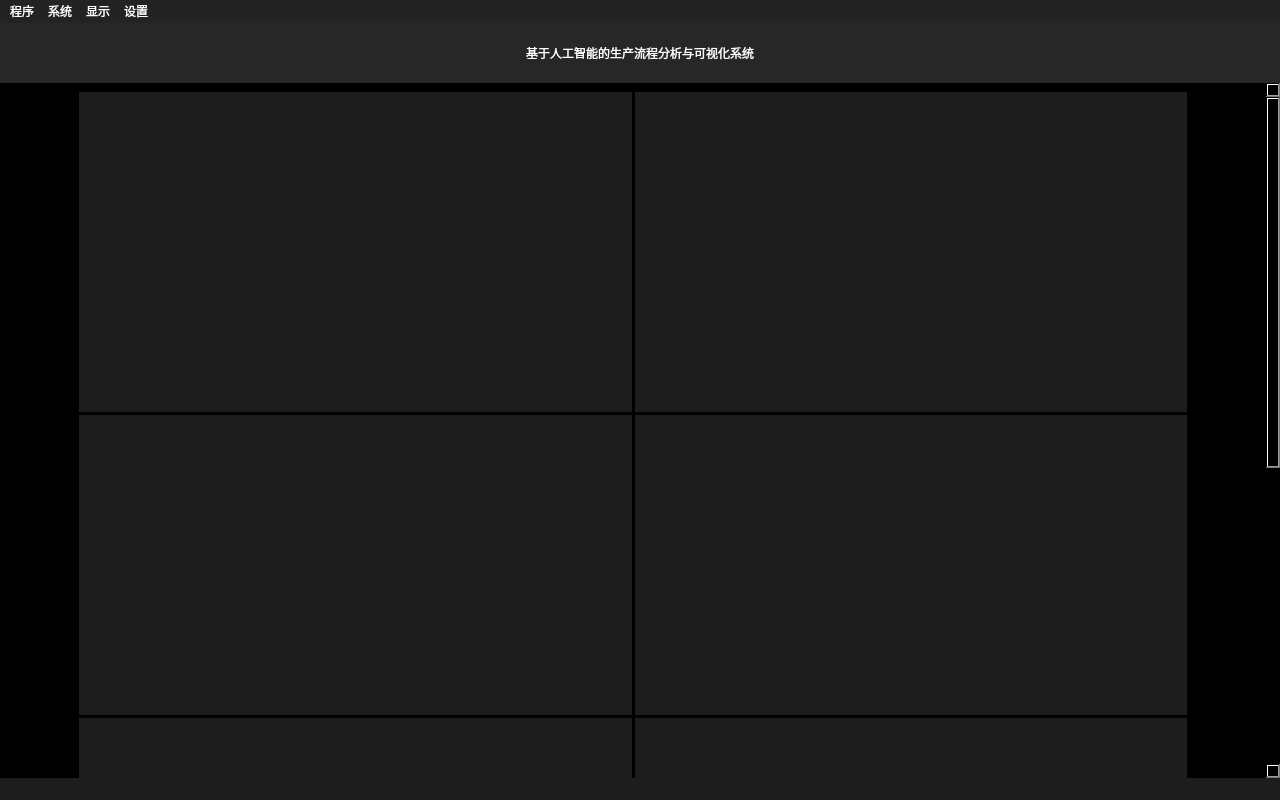
<?xml version="1.0" encoding="UTF-8"?>
<ui version="4.0">
 <class>MainWindow</class>
 <widget class="QMainWindow" name="MainWindow">
  <property name="geometry">
   <rect>
    <x>0</x>
    <y>0</y>
    <width>1280</width>
    <height>800</height>
   </rect>
  </property>
  <property name="windowTitle">
   <string>基于人工智能的生产流程分析与可视化系统</string>
  </property>
  <property name="styleSheet">
   <string notr="true">background-color: rgb(0, 0, 0);</string>
  </property>
  <widget class="QWidget" name="centralwidget">
   <layout class="QVBoxLayout" name="verticalLayout">
    <property name="spacing">
     <number>0</number>
    </property>
    <property name="leftMargin">
     <number>0</number>
    </property>
    <property name="topMargin">
     <number>0</number>
    </property>
    <property name="rightMargin">
     <number>0</number>
    </property>
    <property name="bottomMargin">
     <number>0</number>
    </property>
    <item>
     <widget class="QLabel" name="titleLabel">
      <property name="sizePolicy">
       <sizepolicy hsizetype="Preferred" vsizetype="MinimumExpanding">
        <horstretch>0</horstretch>
        <verstretch>0</verstretch>
       </sizepolicy>
      </property>
      <property name="minimumSize">
       <size>
        <width>0</width>
        <height>0</height>
       </size>
      </property>
      <property name="maximumSize">
       <size>
        <width>16777215</width>
        <height>60</height>
       </size>
      </property>
      <property name="styleSheet">
       <string notr="true">background-color: rgb(39, 39, 39);
font: 29pt &quot;宋体&quot;;
color: rgb(90, 174, 242);
color: rgb(85, 255, 255);
color: rgb(255, 255, 255);</string>
      </property>
      <property name="text">
       <string>基于人工智能的生产流程分析与可视化系统</string>
      </property>
      <property name="scaledContents">
       <bool>true</bool>
      </property>
      <property name="alignment">
       <set>Qt::AlignCenter</set>
      </property>
      <property name="wordWrap">
       <bool>false</bool>
      </property>
      <property name="indent">
       <number>0</number>
      </property>
     </widget>
    </item>
    <item>
     <widget class="QScrollArea" name="scrollArea">
      <property name="sizePolicy">
       <sizepolicy hsizetype="Expanding" vsizetype="Expanding">
        <horstretch>0</horstretch>
        <verstretch>0</verstretch>
       </sizepolicy>
      </property>
      <property name="frameShape">
       <enum>QFrame::NoFrame</enum>
      </property>
      <property name="verticalScrollBarPolicy">
       <enum>Qt::ScrollBarAsNeeded</enum>
      </property>
      <property name="widgetResizable">
       <bool>true</bool>
      </property>
      <widget class="QWidget" name="scrollAreaWidgetContents">
       <property name="geometry">
        <rect>
         <x>0</x>
         <y>0</y>
         <width>1263</width>
         <height>1249</height>
        </rect>
       </property>
       <layout class="QHBoxLayout" name="horizontalLayout" stretch="1,14,1">
        <property name="spacing">
         <number>0</number>
        </property>
        <property name="leftMargin">
         <number>0</number>
        </property>
        <property name="topMargin">
         <number>9</number>
        </property>
        <property name="rightMargin">
         <number>0</number>
        </property>
        <property name="bottomMargin">
         <number>9</number>
        </property>
        <item>
         <spacer name="horizontalSpacer_1">
          <property name="orientation">
           <enum>Qt::Horizontal</enum>
          </property>
          <property name="sizeType">
           <enum>QSizePolicy::Preferred</enum>
          </property>
          <property name="sizeHint" stdset="0">
           <size>
            <width>76</width>
            <height>20</height>
           </size>
          </property>
         </spacer>
        </item>
        <item>
         <layout class="QGridLayout" name="gridLayout" columnstretch="1,1">
          <property name="topMargin">
           <number>0</number>
          </property>
          <property name="spacing">
           <number>3</number>
          </property>
          <item row="0" column="0">
           <widget class="QLabel" name="label_1">
            <property name="enabled">
             <bool>true</bool>
            </property>
            <property name="sizePolicy">
             <sizepolicy hsizetype="MinimumExpanding" vsizetype="MinimumExpanding">
              <horstretch>1</horstretch>
              <verstretch>1</verstretch>
             </sizepolicy>
            </property>
            <property name="minimumSize">
             <size>
              <width>551</width>
              <height>320</height>
             </size>
            </property>
            <property name="maximumSize">
             <size>
              <width>16777215</width>
              <height>350</height>
             </size>
            </property>
            <property name="sizeIncrement">
             <size>
              <width>1</width>
              <height>1</height>
             </size>
            </property>
            <property name="baseSize">
             <size>
              <width>1</width>
              <height>1</height>
             </size>
            </property>
            <property name="styleSheet">
             <string notr="true">background-color: rgb(29, 29, 29);</string>
            </property>
            <property name="frameShape">
             <enum>QFrame::NoFrame</enum>
            </property>
            <property name="text">
             <string/>
            </property>
           </widget>
          </item>
          <item row="1" column="0">
           <widget class="QLabel" name="label_3">
            <property name="sizePolicy">
             <sizepolicy hsizetype="MinimumExpanding" vsizetype="MinimumExpanding">
              <horstretch>1</horstretch>
              <verstretch>1</verstretch>
             </sizepolicy>
            </property>
            <property name="minimumSize">
             <size>
              <width>551</width>
              <height>300</height>
             </size>
            </property>
            <property name="maximumSize">
             <size>
              <width>16777215</width>
              <height>350</height>
             </size>
            </property>
            <property name="styleSheet">
             <string notr="true">background-color: rgb(29, 29, 29);</string>
            </property>
            <property name="text">
             <string/>
            </property>
           </widget>
          </item>
          <item row="0" column="1">
           <widget class="QLabel" name="label_2">
            <property name="sizePolicy">
             <sizepolicy hsizetype="MinimumExpanding" vsizetype="MinimumExpanding">
              <horstretch>1</horstretch>
              <verstretch>1</verstretch>
             </sizepolicy>
            </property>
            <property name="minimumSize">
             <size>
              <width>551</width>
              <height>320</height>
             </size>
            </property>
            <property name="maximumSize">
             <size>
              <width>16777215</width>
              <height>350</height>
             </size>
            </property>
            <property name="sizeIncrement">
             <size>
              <width>1</width>
              <height>1</height>
             </size>
            </property>
            <property name="baseSize">
             <size>
              <width>1</width>
              <height>1</height>
             </size>
            </property>
            <property name="styleSheet">
             <string notr="true">background-color: rgb(29, 29, 29);</string>
            </property>
            <property name="text">
             <string/>
            </property>
            <property name="textInteractionFlags">
             <set>Qt::NoTextInteraction</set>
            </property>
           </widget>
          </item>
          <item row="2" column="0">
           <widget class="QLabel" name="label_5">
            <property name="sizePolicy">
             <sizepolicy hsizetype="MinimumExpanding" vsizetype="MinimumExpanding">
              <horstretch>0</horstretch>
              <verstretch>0</verstretch>
             </sizepolicy>
            </property>
            <property name="minimumSize">
             <size>
              <width>551</width>
              <height>300</height>
             </size>
            </property>
            <property name="maximumSize">
             <size>
              <width>16777215</width>
              <height>350</height>
             </size>
            </property>
            <property name="styleSheet">
             <string notr="true">background-color: rgb(29, 29, 29);</string>
            </property>
            <property name="text">
             <string/>
            </property>
           </widget>
          </item>
          <item row="2" column="1">
           <widget class="QLabel" name="label_6">
            <property name="sizePolicy">
             <sizepolicy hsizetype="MinimumExpanding" vsizetype="Preferred">
              <horstretch>0</horstretch>
              <verstretch>0</verstretch>
             </sizepolicy>
            </property>
            <property name="minimumSize">
             <size>
              <width>551</width>
              <height>300</height>
             </size>
            </property>
            <property name="maximumSize">
             <size>
              <width>16777215</width>
              <height>350</height>
             </size>
            </property>
            <property name="styleSheet">
             <string notr="true">background-color: rgb(29, 29, 29);</string>
            </property>
            <property name="text">
             <string/>
            </property>
           </widget>
          </item>
          <item row="1" column="1">
           <widget class="QLabel" name="label_4">
            <property name="sizePolicy">
             <sizepolicy hsizetype="MinimumExpanding" vsizetype="MinimumExpanding">
              <horstretch>0</horstretch>
              <verstretch>0</verstretch>
             </sizepolicy>
            </property>
            <property name="minimumSize">
             <size>
              <width>551</width>
              <height>300</height>
             </size>
            </property>
            <property name="maximumSize">
             <size>
              <width>16777215</width>
              <height>350</height>
             </size>
            </property>
            <property name="styleSheet">
             <string notr="true">background-color: rgb(29, 29, 29);</string>
            </property>
            <property name="text">
             <string/>
            </property>
           </widget>
          </item>
          <item row="3" column="0">
           <widget class="QLabel" name="label_7">
            <property name="sizePolicy">
             <sizepolicy hsizetype="MinimumExpanding" vsizetype="Preferred">
              <horstretch>0</horstretch>
              <verstretch>0</verstretch>
             </sizepolicy>
            </property>
            <property name="minimumSize">
             <size>
              <width>551</width>
              <height>300</height>
             </size>
            </property>
            <property name="maximumSize">
             <size>
              <width>16777215</width>
              <height>350</height>
             </size>
            </property>
            <property name="styleSheet">
             <string notr="true">background-color: rgb(29, 29, 29);</string>
            </property>
            <property name="text">
             <string/>
            </property>
           </widget>
          </item>
          <item row="3" column="1">
           <widget class="QLabel" name="label_8">
            <property name="sizePolicy">
             <sizepolicy hsizetype="MinimumExpanding" vsizetype="Preferred">
              <horstretch>0</horstretch>
              <verstretch>0</verstretch>
             </sizepolicy>
            </property>
            <property name="minimumSize">
             <size>
              <width>551</width>
              <height>300</height>
             </size>
            </property>
            <property name="maximumSize">
             <size>
              <width>16777215</width>
              <height>350</height>
             </size>
            </property>
            <property name="styleSheet">
             <string notr="true">background-color: rgb(29, 29, 29);</string>
            </property>
            <property name="text">
             <string/>
            </property>
           </widget>
          </item>
         </layout>
        </item>
        <item>
         <spacer name="horizontalSpacer_2">
          <property name="orientation">
           <enum>Qt::Horizontal</enum>
          </property>
          <property name="sizeHint" stdset="0">
           <size>
            <width>76</width>
            <height>20</height>
           </size>
          </property>
         </spacer>
        </item>
       </layout>
      </widget>
     </widget>
    </item>
   </layout>
  </widget>
  <widget class="QStatusBar" name="statusbar">
   <property name="styleSheet">
    <string notr="true">background-color: rgb(29, 29, 29);
color: rgb(255, 255, 255);</string>
   </property>
  </widget>
  <widget class="QMenuBar" name="menuBar">
   <property name="geometry">
    <rect>
     <x>0</x>
     <y>0</y>
     <width>1280</width>
     <height>23</height>
    </rect>
   </property>
   <property name="styleSheet">
    <string notr="true">background-color: rgb(35, 35, 35);
selection-background-color: rgb(100, 100, 100);
color: rgb(255, 255, 255);</string>
   </property>
   <widget class="QMenu" name="processMenu">
    <property name="title">
     <string>程序</string>
    </property>
    <addaction name="start"/>
    <addaction name="stop"/>
   </widget>
   <widget class="QMenu" name="systemMenu">
    <property name="title">
     <string>系统</string>
    </property>
    <addaction name="chen1"/>
    <addaction name="chen2"/>
    <addaction name="li"/>
    <addaction name="yv1"/>
    <addaction name="yv2"/>
    <addaction name="wang"/>
    <addaction name="pan"/>
    <addaction name="yue"/>
   </widget>
   <widget class="QMenu" name="setupMenu">
    <property name="title">
     <string>设置</string>
    </property>
    <addaction name="openConfigFile"/>
   </widget>
   <widget class="QMenu" name="viewMenu">
    <property name="title">
     <string>显示</string>
    </property>
    <addaction name="fullScreen"/>
    <addaction name="exitFullScreen"/>
   </widget>
   <addaction name="processMenu"/>
   <addaction name="systemMenu"/>
   <addaction name="viewMenu"/>
   <addaction name="setupMenu"/>
  </widget>
  <action name="openConfigFile">
   <property name="text">
    <string>打开配置文件</string>
   </property>
  </action>
  <action name="start">
   <property name="text">
    <string>启动</string>
   </property>
  </action>
  <action name="stop">
   <property name="text">
    <string>终止</string>
   </property>
  </action>
  <action name="chen1">
   <property name="text">
    <string>智能异常事件监测与保护系统</string>
   </property>
  </action>
  <action name="chen2">
   <property name="text">
    <string>产品工件智能角度检测系统</string>
   </property>
  </action>
  <action name="li">
   <property name="text">
    <string>传感器数据采集分析与可视化系统</string>
   </property>
  </action>
  <action name="yv1">
   <property name="text">
    <string>生产线报警智能检测分析系统</string>
   </property>
  </action>
  <action name="yv2">
   <property name="text">
    <string>工厂CPS产线建模与分析系统</string>
   </property>
  </action>
  <action name="wang">
   <property name="text">
    <string>工厂侧板效率智能检测系统</string>
   </property>
  </action>
  <action name="pan">
   <property name="text">
    <string>产品包装配件完整性监测系统</string>
   </property>
  </action>
  <action name="yue">
   <property name="text">
    <string>厚板线OEE效率检测系统</string>
   </property>
  </action>
  <action name="fullScreen">
   <property name="text">
    <string>全屏模式</string>
   </property>
  </action>
  <action name="exitFullScreen">
   <property name="text">
    <string>退出全屏</string>
   </property>
  </action>
 </widget>
 <resources/>
 <connections/>
</ui>
